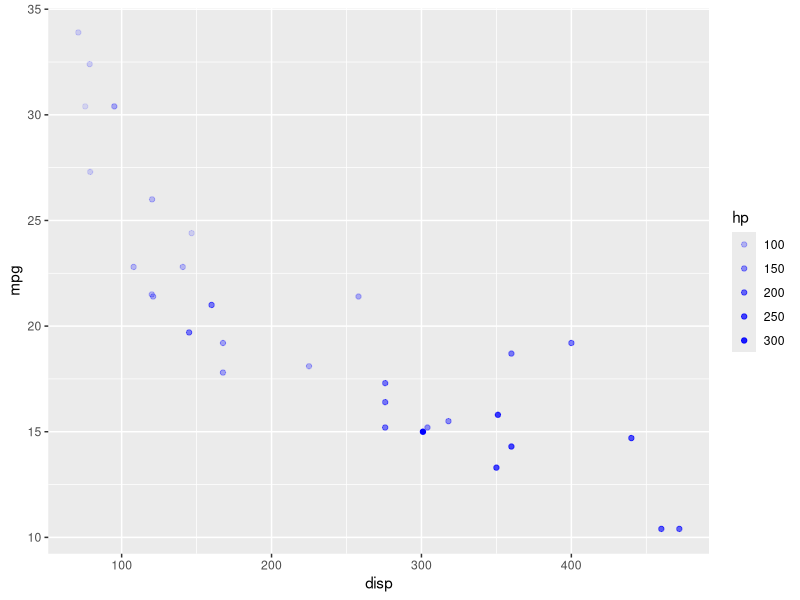
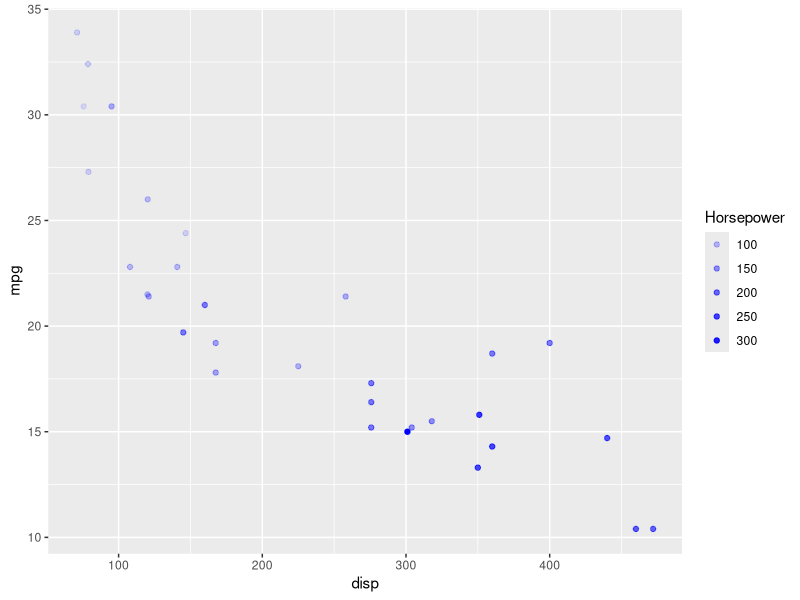
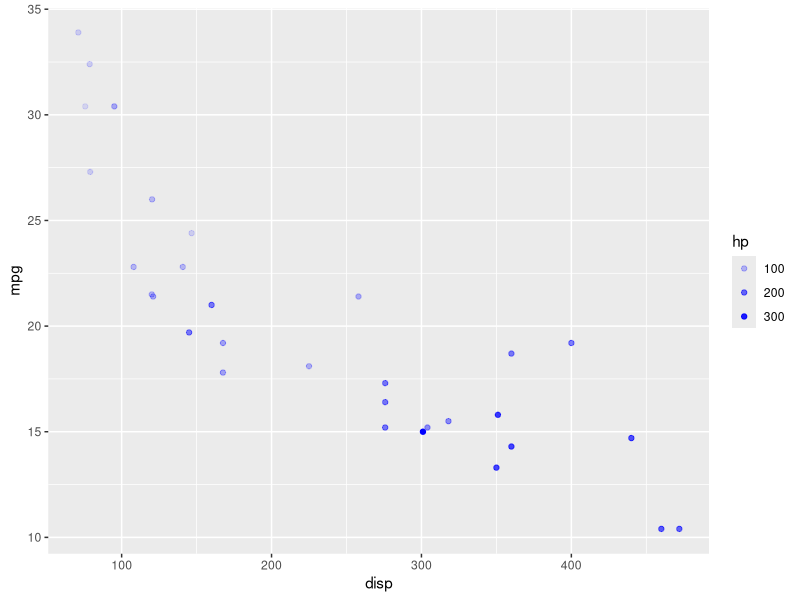
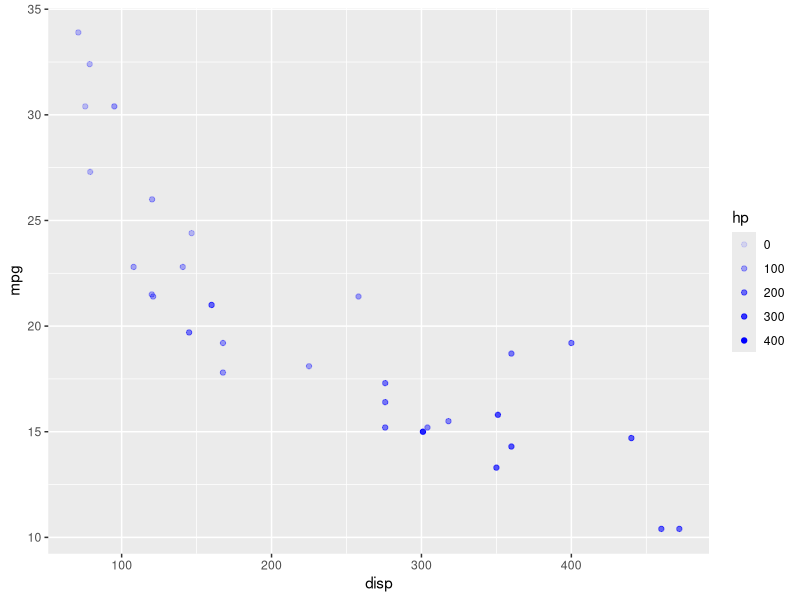
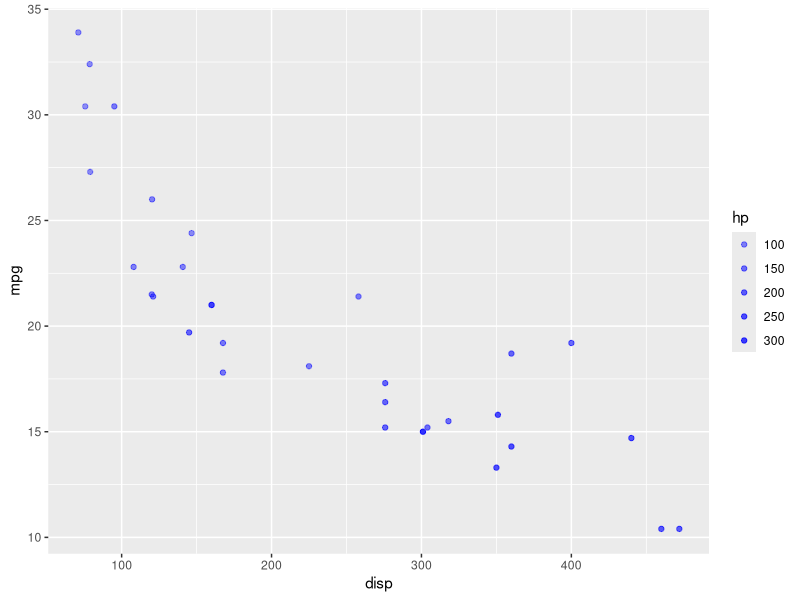
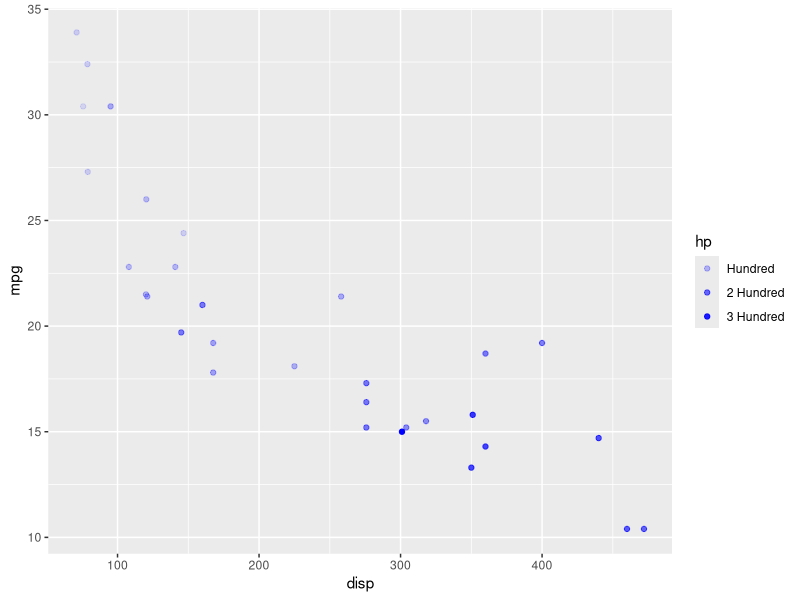
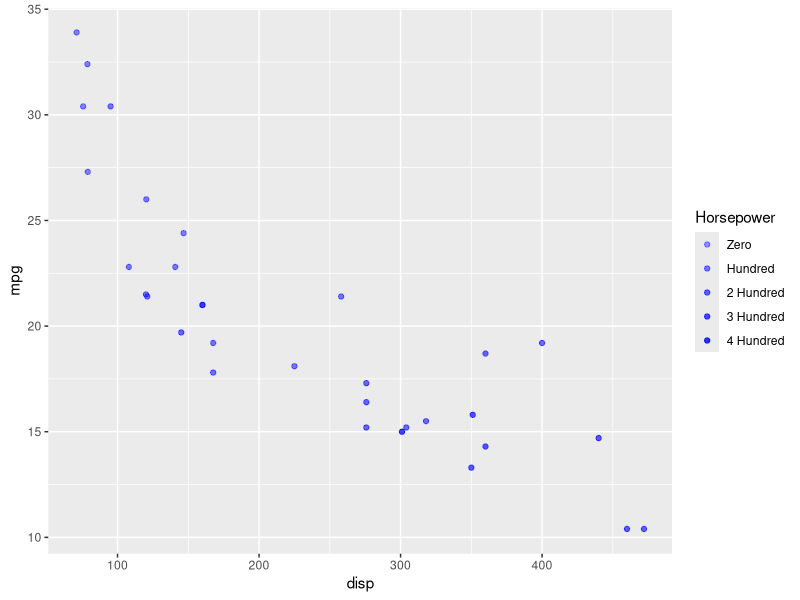
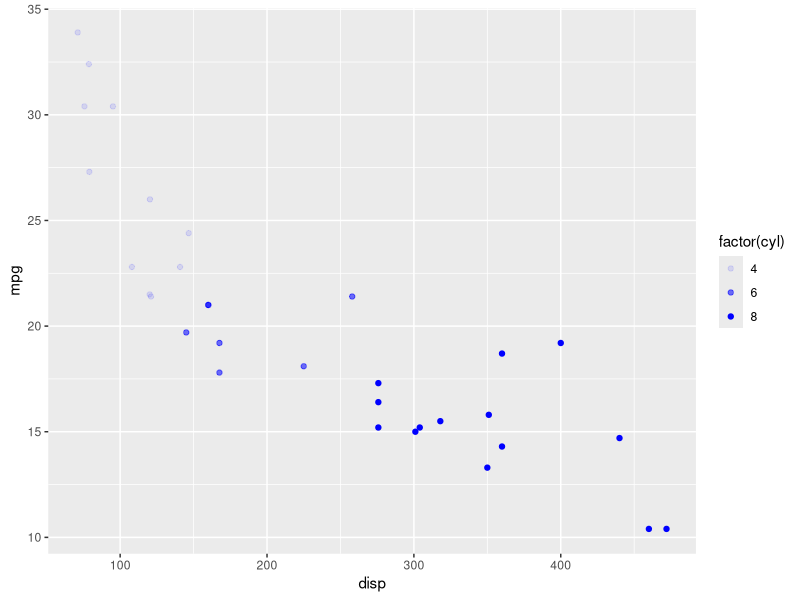

Write R code to recreate these figures, in order.
## ---- chunk 1
library(ggplot2)
library(dplyr)
library(tidyr)
## ---- chunk 2
ggplot(mtcars) +
  geom_point(aes(disp, mpg, alpha = hp), color = 'blue')
## ---- chunk 3
ggplot(mtcars) +
  geom_point(aes(disp, mpg, alpha = hp), color = 'blue') +
  scale_alpha_continuous("Horsepower")
## ---- chunk 4
ggplot(mtcars) +
  geom_point(aes(disp, mpg, alpha = hp), color = 'blue') +
  scale_alpha_continuous(breaks = c(0, 100, 200, 300, 400))
## ---- chunk 5
ggplot(mtcars) +
  geom_point(aes(disp, mpg, alpha = hp), color = 'blue') +
  scale_alpha_continuous(limits = c(0, 400))
## ---- chunk 6
ggplot(mtcars) +
  geom_point(aes(disp, mpg, alpha = hp), color = 'blue') +
  scale_alpha_continuous(range = c(0.4, 0.8))
## ---- chunk 7
ggplot(mtcars) +
  geom_point(aes(disp, mpg, alpha = hp), color = 'blue') +
  scale_alpha_continuous(breaks = c(0, 100, 200, 300, 400),
    labels = c("Zero", "Hundred", "2 Hundred", 
      "3 Hundred", "4 Hundred"))
## ---- chunk 8
ggplot(mtcars) +
  geom_point(aes(disp, mpg, alpha = hp), color = 'blue') +
  scale_alpha_continuous("Horsepower", breaks = c(0, 100, 200, 300, 400),
    limits = c(0, 400), range = c(0.4, 0.8),
    labels = c("Zero", "Hundred", "2 Hundred", 
      "3 Hundred", "4 Hundred"))
## ---- chunk 9
ggplot(mtcars) +
  geom_point(aes(disp, mpg, alpha = factor(cyl)), color = 'blue')
## ---- chunk 10
ggplot(mtcars) +
  geom_point(aes(disp, mpg, alpha = factor(cyl)), color = 'blue') +
  scale_alpha_discrete(name = "Cylinders")
## ---- chunk 11
ggplot(mtcars) +
  geom_point(aes(disp, mpg, alpha = factor(cyl)), color = 'blue') +
  scale_alpha_discrete(breaks = c("4", "6", "8"))
## ---- chunk 12
ggplot(mtcars) +
  geom_point(aes(disp, mpg, alpha = factor(cyl)), color = 'blue') +
  scale_alpha_discrete(range = c(0.4, 0.8))
## ---- chunk 13
ggplot(mtcars) +
  geom_point(aes(disp, mpg, alpha = factor(cyl)), color = 'blue') +
  scale_alpha_discrete(labels = c("Four", "Six", "Eight"))
## ---- chunk 14
ggplot(mtcars) +
  geom_point(aes(disp, mpg, alpha = factor(cyl)), color = 'blue') +
  scale_alpha_discrete(name = "Cylinders", range = c(0.4, 0.8),
    breaks = c("4", "6", "8"), labels = c("Four", "Six", "Eight"))
## ---- chunk 15
ggplot(mtcars) +
  geom_point(aes(disp, mpg, color = factor(cyl)))
## ---- chunk 16
ggplot(mtcars) +
  geom_point(aes(disp, mpg, color = factor(cyl))) +
  scale_color_manual(name = "Cylinders", 
    values = c("red", "blue", "green"))
## ---- chunk 17
ggplot(mtcars) +
  geom_point(aes(disp, mpg, color = factor(cyl))) +
  scale_color_manual(values = c("red", "blue", "green"))
## ---- chunk 18
ggplot(mtcars) +
  geom_point(aes(disp, mpg, color = factor(cyl))) +
  scale_color_manual(values = c("red", "blue", "green"),
    limits = c(4, 6, 8))
## ---- chunk 19
ggplot(mtcars) +
  geom_point(aes(disp, mpg, color = factor(cyl))) +
  scale_color_manual(values = c("red", "blue", "green"),
    labels = c('Four', 'Six', 'Eight'))
## ---- chunk 20
ggplot(mtcars) +
  geom_point(aes(disp, mpg, color = factor(cyl))) +
  scale_color_manual(values = c("red", "blue", "green"),
    breaks = c(4, 6, 8))
## ---- chunk 21
ggplot(mtcars) +
  geom_point(aes(disp, mpg, color = factor(cyl))) +
  scale_color_manual(name = "Cylinders", values = c("red", "blue", "green"),
    labels = c('Four', 'Six', 'Eight'), limits = c(4, 6, 8), breaks = c(4, 6, 8))
## ---- chunk 22
ggplot(mtcars) +
  geom_point(aes(disp, mpg, fill = factor(cyl)), shape = 22)
## ---- chunk 23
ggplot(mtcars) +
  geom_point(aes(disp, mpg, fill = factor(cyl)), shape = 22) +
  scale_fill_manual(name = "Cylinders", 
    values = c("red", "blue", "green"))
## ---- chunk 24
ggplot(mtcars) +
  geom_point(aes(disp, mpg, fill = factor(cyl)), shape = 22) +
  scale_fill_manual(values = c("red", "blue", "green"))
## ---- chunk 25
ggplot(mtcars) +
  geom_point(aes(disp, mpg, fill = factor(cyl)), shape = 22) +
  scale_fill_manual(values = c("red", "blue", "green"),
    labels = c('Four', 'Six', 'Eight'))
## ---- chunk 26
ggplot(mtcars) +
  geom_point(aes(disp, mpg, fill = factor(cyl)), shape = 22) +
  scale_fill_manual(values = c("red", "blue", "green"),
    limits = c(4, 6, 8))
## ---- chunk 27
ggplot(mtcars) +
  geom_point(aes(disp, mpg, fill = factor(cyl)), shape = 22) +
  scale_fill_manual(values = c("red", "blue", "green"),
    breaks = c(4, 6, 8))
## ---- chunk 28
ggplot(mtcars) +
  geom_point(aes(disp, mpg, fill = factor(cyl)), shape = 22) +
  scale_fill_manual(name = "Cylinders", values = c("red", "blue", "green"),
    labels = c('Four', 'Six', 'Eight'), limits = c(4, 6, 8), breaks = c(4, 6, 8))
## ---- chunk 29
ggplot(mtcars) +
  geom_point(aes(disp, mpg, shape = factor(cyl)))
## ---- chunk 30
ggplot(mtcars) +
  geom_point(aes(disp, mpg, shape = factor(cyl))) +
  scale_shape_manual(name = "Cylinders",values = c(4, 12, 24))
## ---- chunk 31
ggplot(mtcars) +
  geom_point(aes(disp, mpg, shape = factor(cyl))) +
  scale_shape_manual(values = c(4, 12, 24))
## ---- chunk 32
ggplot(mtcars) +
  geom_point(aes(disp, mpg, shape = factor(cyl))) +
  scale_shape_manual(values = c(4, 12, 24), labels = c('Four', 'Six', 'Eight'))
## ---- chunk 33
ggplot(mtcars) +
  geom_point(aes(disp, mpg, shape = factor(cyl))) +
  scale_shape_manual(values = c(4, 12, 24), limits = c(4, 6, 8))
## ---- chunk 34
ggplot(mtcars) +
  geom_point(aes(disp, mpg, shape = factor(cyl))) +
  scale_shape_manual(values = c(4, 12, 24), breaks = c(4, 6, 8))
## ---- chunk 35
ggplot(mtcars) +
  geom_point(aes(disp, mpg, shape = factor(cyl))) +
  scale_shape_manual(name = "Cylinders", labels = c('Four', 'Six', 'Eight'),  
     values = c(4, 12, 24), limits = c(4, 6, 8), breaks = c(4, 6, 8))
## ---- chunk 36
ggplot(mtcars) +
  geom_point(aes(disp, mpg, size = hp))
## ---- chunk 37
ggplot(mtcars) +
  geom_point(aes(disp, mpg, size = hp)) +
  scale_size_continuous(name = "Horsepower")
## ---- chunk 38
ggplot(mtcars) +
  geom_point(aes(disp, mpg, size = hp)) +
  scale_size_continuous(range = c(3, 6))
## ---- chunk 39
ggplot(mtcars) +
  geom_point(aes(disp, mpg, size = hp)) +
  scale_size_continuous(limits = c(0, 400))
## ---- chunk 40
ggplot(mtcars) +
  geom_point(aes(disp, mpg, size = hp)) +
  scale_size_continuous(breaks = c(100, 200, 300, 400))
## ---- chunk 41
ggplot(mtcars) +
  geom_point(aes(disp, mpg, size = hp)) +
  scale_size_continuous(breaks = c(100, 200, 300, 400),
    labels = c("Hundred", "2 Hundred", "3 Hundred", "4 Hundred"))
## ---- chunk 42
ggplot(mtcars) +
  geom_point(aes(disp, mpg, size = hp)) +
  scale_size_continuous(name = "Horsepower", range = c(3, 6), 
    limits = c(0, 400), breaks = c(100, 200, 300, 400),
    labels = c("Hundred", "2 Hundred", "3 Hundred", "4 Hundred"))
## ---- chunk 43
ggplot(mtcars) +
  geom_point(aes(disp, mpg, alpha = factor(cyl)), color = 'blue')
## ---- chunk 44
ggplot(mtcars) +
  geom_point(aes(disp, mpg, alpha = factor(cyl)), color = 'blue') +
  scale_alpha_manual(name = "Cylinders", values = c(0.4, 0.6, 0.8))
## ---- chunk 45
ggplot(mtcars) +
  geom_point(aes(disp, mpg, alpha = factor(cyl)), color = 'blue') +
  scale_alpha_manual(values = c(0.4, 0.6, 0.8))
## ---- chunk 46
ggplot(mtcars) +
  geom_point(aes(disp, mpg, alpha = factor(cyl)), color = 'blue') +
  scale_alpha_manual(values = c(0.4, 0.6, 0.8), 
    labels = c('Four', 'Six', 'Eight'))
## ---- chunk 47
ggplot(mtcars) +
  geom_point(aes(disp, mpg, alpha = factor(cyl)), color = 'blue') +
  scale_alpha_manual(values = c(0.4, 0.6, 0.8), limits = c(4, 6, 8))
## ---- chunk 48
ggplot(mtcars) +
  geom_point(aes(disp, mpg, alpha = factor(cyl)), color = 'blue') +
  scale_alpha_manual(values = c(0.4, 0.6, 0.8), breaks = c(4, 6, 8))
## ---- chunk 49
ggplot(mtcars) +
  geom_point(aes(disp, mpg, alpha = factor(cyl)), color = 'blue') +
  scale_alpha_manual(name = "Cylinders", labels = c('Four', 'Six', 'Eight'),
    values = c(0.4, 0.6, 0.8), limits = c(4, 6, 8), breaks = c(4, 6, 8))
## ---- chunk 50
ggplot(mtcars) +
  geom_point(aes(disp, mpg, shape = factor(cyl))) +
  scale_shape()
## ---- chunk 51
ggplot(mtcars) +
  geom_point(aes(disp, mpg, shape = factor(cyl))) +
  scale_shape(name = 'Cylinders')
## ---- chunk 52
ggplot(mtcars) +
  geom_point(aes(disp, mpg, shape = factor(cyl))) +
  scale_shape(labels = c('Four', 'Six', 'Eight'))
## ---- chunk 53
ggplot(mtcars) +
  geom_point(aes(disp, mpg, shape = factor(cyl))) +
  scale_shape(limits = c(4, 6, 8))
## ---- chunk 54
ggplot(mtcars) +
  geom_point(aes(disp, mpg, shape = factor(cyl))) +
  scale_shape(breaks = c(4, 6, 8))
## ---- chunk 55
ggplot(mtcars) +
  geom_point(aes(disp, mpg, shape = factor(cyl))) +
  scale_shape(solid = FALSE)
## ---- chunk 56
ggplot(mtcars) +
  geom_point(aes(disp, mpg, shape = factor(cyl))) +
  scale_shape(solid = FALSE, name = 'Cylinders', limits = c(4, 6, 8),
    labels = c('Four', 'Six', 'Eight'), breaks = c(4, 6, 8))
## ---- chunk 57
ggplot(mtcars) +
  geom_point(aes(disp, mpg, size = hp))
## ---- chunk 58
ggplot(mtcars) +
  geom_point(aes(disp, mpg, size = hp)) +
  scale_size(name = "Horsepower")
